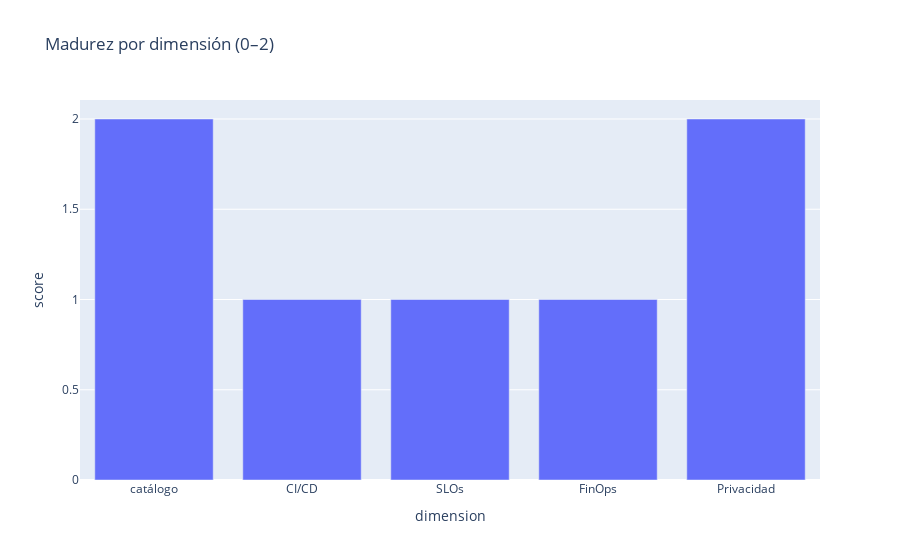

Here is the notebook cell this chart was saved with:
### Code cell
# Visual: madurez por dimensión (toy)
import plotly.express as px
import pandas as pd
madurez_dim = pd.DataFrame({
    'dimension':['catálogo','CI/CD','SLOs','FinOps','Privacidad'],
    'score':[2,1,1,1,2]
})
fig = px.bar(madurez_dim, x='dimension', y='score', title='Madurez por dimensión (0–2)')
fig.show()

### Figure 1 — Plotly figure (JSON) as saved in the notebook; plotly's stock layout.template omitted (floating-point values rounded to 4 significant figures)
{"data": [{"hovertemplate": "dimension=%{x}<br>score=%{y}<extra></extra>", "legendgroup": "", "marker": {"color": "#636efa", "pattern": {"shape": ""}}, "name": "", "orientation": "v", "showlegend": false, "textposition": "auto", "type": "bar", "x": ["catálogo", "CI/CD", "SLOs", "FinOps", "Privacidad"], "xaxis": "x", "y": [2, 1, 1, 1, 2], "yaxis": "y"}], "layout": {"barmode": "relative", "legend": {"tracegroupgap": 0}, "title": {"text": "Madurez por dimensión (0–2)"}, "xaxis": {"anchor": "y", "domain": [0, 1], "title": {"text": "dimension"}}, "yaxis": {"anchor": "x", "domain": [0, 1], "title": {"text": "score"}}}}
